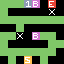

Rendered tile map (Tiled .tmx) drawn with the repository's tilesets; below, a short description and the full map source, tile grids included:
An orthogonal 8x8 tile map with 8x8 px tiles, 1 tile layer (tiles).

<map version="1.4" tiledversion="1.4.2" orientation="orthogonal" renderorder="right-down" width="8" height="8" tilewidth="8" tileheight="8" infinite="0" nextlayerid="3" nextobjectid="1">
 <properties>
  <property name="title" value="Zwolf" />
 </properties>
 <tileset firstgid="1" source="tilemap.tsx" />
 <layer id="1" name="tiles" width="8" height="8">
  <data encoding="csv">
1,1,1,6,5,0,2,0,
1,0,0,0,0,0,4,0,
1,1,1,1,1,1,1,1,
0,0,1,0,0,0,0,0,
1,1,4,0,5,1,1,0,
1,0,0,0,0,0,1,1,
1,1,1,1,1,1,1,0,
0,1,0,3,0,1,0,0
</data>
 </layer>
</map>
